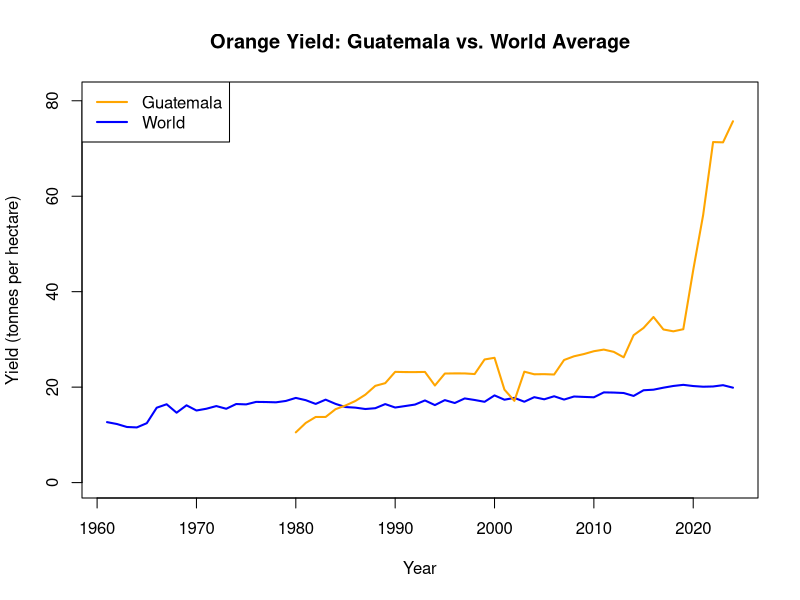
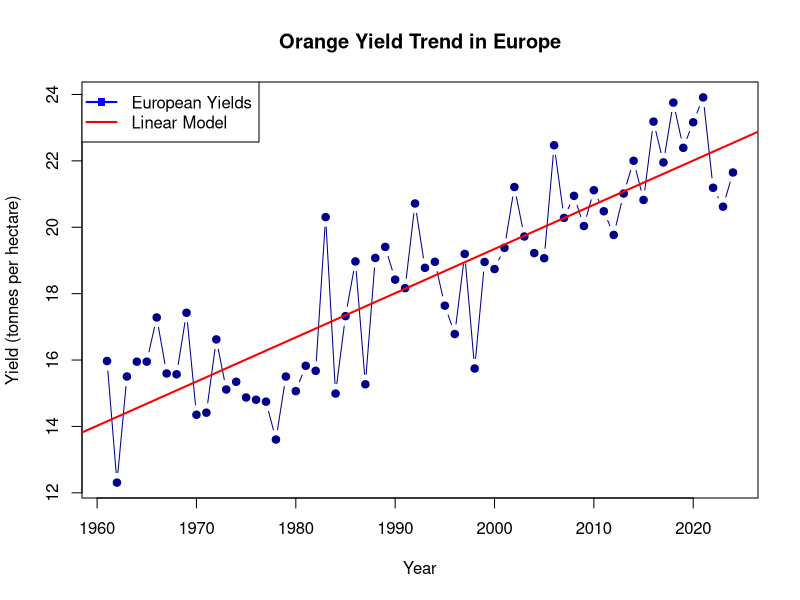

The R script that drew these images, in order:
## ---- chunk 1
#| echo: false
#| message: false
#| warning: false
library(dplyr)
orange <- read.csv(file='orange-yields.csv', sep=',', dec='.')
orange <- rename(orange, Yield_t_per_ha = Oranges...Yield..tonnes.per.hectare.)
summary(orange)

## ---- chunk 2
#| echo: false
#| message: false
#| warning: false
library(dplyr)
orange_countries <- orange %>%
  filter(!is.na(Code) & nchar(Code) == 3) # Keep only countries with a 3-character ISO code

# Calculate mean yields by country
country_means <- orange_countries %>%
  group_by(Entity) %>%
  summarise(
    Average_Yield = mean(Yield_t_per_ha, na.rm = TRUE)
  ) %>%
  rename(Country = Entity)

# Extract top 3 highest and bottom 3 lowest average yields
top_3 <- country_means %>%
  arrange(desc(Average_Yield)) %>%
  head(3)

bottom_3 <- country_means %>%
  arrange(Average_Yield) %>%
  head(3)


cat(
  "=============================================\n",
  "  TOP 3 COUNTRIES WITH HIGHEST YIELDS        \n",
  "=============================================\n",
  sep = ""
)
print(as.data.frame(top_3))

cat(
  "\n=============================================\n",
  "  TOP 3 COUNTRIES WITH LOWEST YIELDS         \n",
  "=============================================\n",
  sep = ""
)
print(as.data.frame(bottom_3))
## ---- chunk 3
#| echo: false
#| label: fig-example
#| fig-cap: "Comparison of Orange yield between Guatemala and the World"
#| eval: true

guatemala <- subset(orange, Entity == "Guatemala")
world <- subset(orange, Entity == "World")

plot(
  world$Year, world$Yield_t_per_ha,
  type = "l", col = "blue", lwd = 2,
  ylim = c(0, max(guatemala$Yield_t_per_ha, na.rm = TRUE) + 5),
  xlab = "Year", ylab = "Yield (tonnes per hectare)",
  main = "Orange Yield: Guatemala vs. World Average"
)

lines(
  guatemala$Year, guatemala$Yield_t_per_ha,
  col = "orange", lwd = 2
)

legend(
  "topleft",
  legend = c("Guatemala", "World"),
  col = c("orange", "blue"),
  lwd = 2
)

## ---- chunk 4
#| echo: false
europe_data <- orange[orange$Entity=="Europe",]
## ---- chunk 5
lm_model <- lm(Yield_t_per_ha ~ Year, data = europe_data)
summary(lm_model)
## ---- chunk 6
#| echo: false
#| label: fig-lm
#| fig-cap: "Orange Yield Trend in Europe"
#| eval: true
#| 
plot(
  europe_data$Year, europe_data$Yield_t_per_ha,
  type = "b", pch = 19, col = "darkblue",
  xlab = "Year", ylab = "Yield (tonnes per hectare)",
  main = "Orange Yield Trend in Europe"
)

# 4. Add linear regression line
abline(lm_model, col = "red", lwd = 2)

legend(
  "topleft",
  legend = c("European Yields", "Linear Model"),
  col = c("blue", "red"),
  pch = c(15, NA),
  lwd = 2
)
